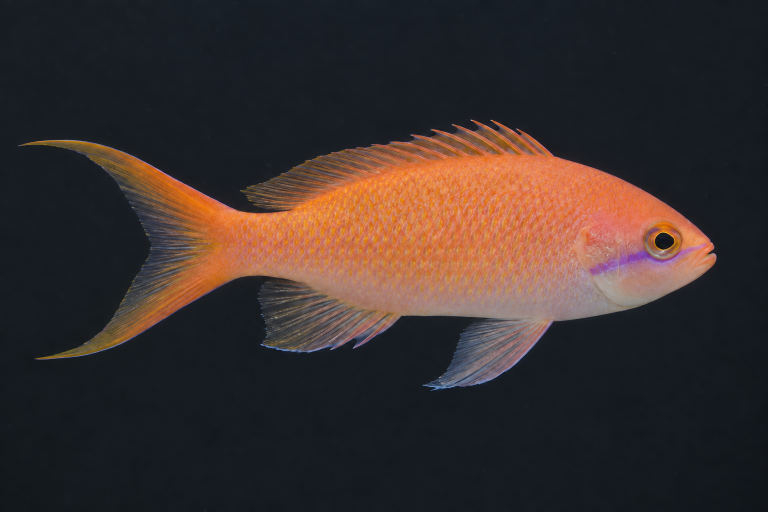
#> input picture scripts/rotatable-aquascape/reef/model-source/references/anthias-skin.png, 1536 x 1024 px (shown at 1/2 size)
$ python -i prepare_plates.py   (imports and definitions only)
#> lines starting #> are read from the running program, lines starting #| are printed output that depends on the picture
"""Prepare a species' plates after GPT Image generation.

1. Composite the clean-flank edit into the original plate only inside
   references/<species>-fin-mask.png, so every other pixel stays aligned.
2. Write edge-padded texture copies: backdrop pixels are replaced by the fish's
   own nearby colors, so fin margins never sample the backdrop.

The fish is separated from its plain backdrop by color distance from the
backdrop (median border color), or by a brightness threshold for a dark fish.

  python prepare_plates.py <species> [--edit <raw clean-flank edit.png>] [--luminance 105] [--distance 40]
      [--paint-scalpel cx,cy,rx,ry] [--tint-fins] [--extend-patch x0,x1,y0,y1] [--saturation 1.4]

Without --edit, the stored references/<species>-skin.png is used as is (for
clean flanks finished in more than one pass; see the species' prompts file).
"""
import argparse
import numpy as np
from pathlib import Path
from PIL import Image, ImageFilter

REF = Path(__file__).resolve().parent / 'references'

def backdrop(a, band=24):
    """Quadratic fit of the backdrop from the border band: plates have soft gradients."""
    h, w, _ = a.shape; yy, xx = np.mgrid[0:h, 0:w]; edge = np.zeros((h, w), bool)
    edge[:band] = edge[-band:] = True; edge[:, :band] = edge[:, -band:] = True
    x, y = xx / w - .5, yy / h - .5
    basis = lambda x, y: np.stack([np.ones_like(x), x, y, x * x, y * y, x * y], -1)
    coef, *_ = np.linalg.lstsq(basis(x[edge], y[edge]), a[edge], rcond=None)
    return basis(x, y) @ coef

def fish_mask(img, luminance=None, distance=40):
    from scipy import ndimage
    a = np.asarray(img, dtype=np.float32)
    if luminance is not None:
        mask = a @ [.299, .587, .114] < luminance
    else:
        mask = np.linalg.norm(a - backdrop(a), axis=2) > distance
    mask = Image.fromarray(mask.astype(np.uint8) * 255)
    # Close pinholes (white spines, pale spots) so the silhouette is solid.
    mask = np.asarray(mask.filter(ImageFilter.MaxFilter(5)).filter(ImageFilter.MinFilter(5))) > 0
    if luminance is None:
        # Keep the fish itself, not stray backdrop texture, then sample its
        # colors from just inside translucent rims that blend with the backdrop.
        labels, count = ndimage.label(mask)
        if count > 1: mask = labels == 1 + np.argmax(ndimage.sum(mask, labels, range(1, count + 1)))
        mask = ndimage.binary_fill_holes(mask) & ndimage.binary_erosion(mask, iterations=3)
    return mask

# [25 lines left out: functions pad, paint_scalpel, not called in this run]

def interp_edge(points, x):
    return np.interp(x, [p[0] for p in points], [p[1] for p in points])

# [63 lines left out: functions tint_fins, extend_patch, membrane_pectoral, saturate, not called in this run]

# [29 lines not run here, left out]

>>> import cv2
>>> picture = cv2.imread('references/anthias-skin.png', cv2.IMREAD_GRAYSCALE)
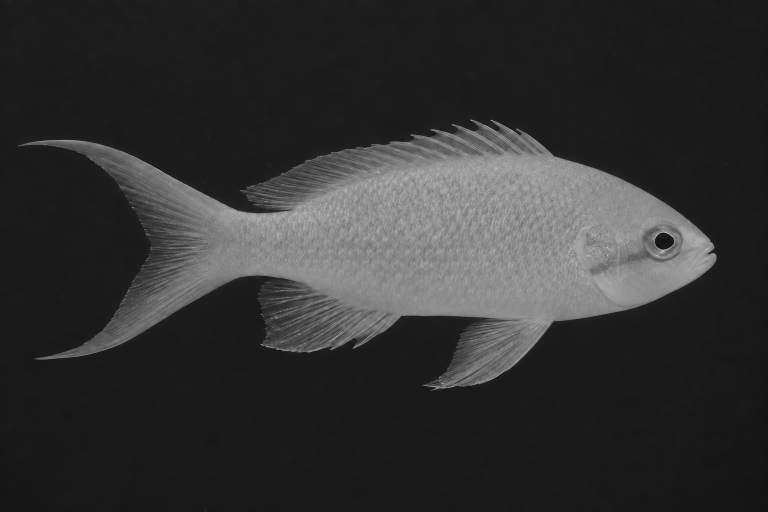
#> picture: shape (1024, 1536) (shown at 1/2 size); min 9, max 234, mean 50.2
>>> result = fish_mask(picture)
#> (the run stopped early here; a loop or call above may not have finished)
